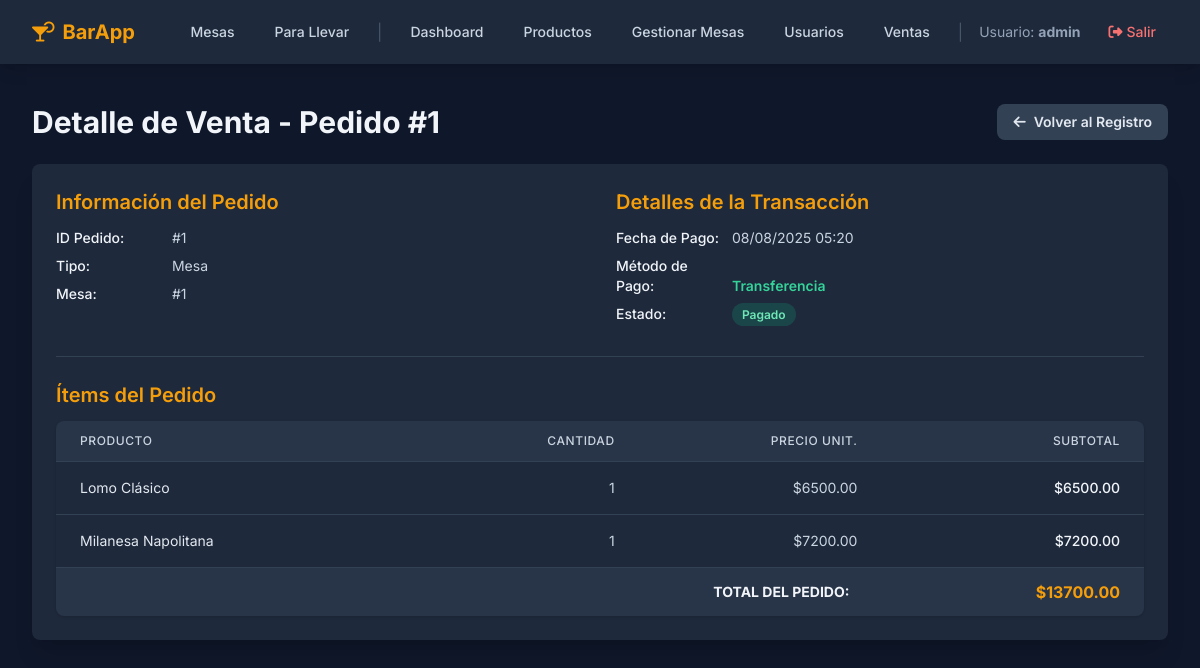
Page /admin/sale/detail/1?page=1&date= (signed in) on the committed database.
### app/models.py (models this page shows, shortened)
class User(UserMixin, db.Model):
    id = db.Column(db.Integer, primary_key=True)
    username = db.Column(db.String(80), unique=True, nullable=False)
    password_hash = db.Column(db.String(256), nullable=False)
    role = db.Column(db.String(20), nullable=False, default='mozo')

class Order(db.Model):
    id = db.Column(db.Integer, primary_key=True)
    type = db.Column(db.String(20), nullable=False)
    status = db.Column(db.String(20), nullable=False, default='Pendiente')
    customer_name = db.Column(db.String(100), nullable=True)
    total_amount = db.Column(db.Float, nullable=True, default=0.0)
    payment_method = db.Column(db.String(50), nullable=True) # NUEVO CAMPO
    created_at = db.Column(db.DateTime, default=datetime.utcnow)
    updated_at = db.Column(db.DateTime, default=datetime.utcnow, onupdate=datetime.utcnow)
    table_id = db.Column(db.Integer, db.ForeignKey('table.id'), nullable=True)
    table_assigned = db.relationship('Table', back_populates='orders')
    items = db.relationship('OrderItem', back_populates='order', cascade="all, delete-orphan")

class Table(db.Model):
    id = db.Column(db.Integer, primary_key=True)
    number = db.Column(db.Integer, unique=True, nullable=False)
    capacity = db.Column(db.Integer, nullable=False)
    status = db.Column(db.String(20), default='Vacía')
    orders = db.relationship('Order', back_populates='table_assigned', lazy='dynamic')

class OrderItem(db.Model):
    id = db.Column(db.Integer, primary_key=True)
    order_id = db.Column(db.Integer, db.ForeignKey('order.id'), nullable=False)
    product_id = db.Column(db.Integer, db.ForeignKey('product.id'), nullable=False)
    quantity = db.Column(db.Integer, nullable=False)
    unit_price = db.Column(db.Float, nullable=False)
    subtotal = db.Column(db.Float, nullable=False)
    order = db.relationship('Order', back_populates='items')
    product = db.relationship('Product')

class Product(db.Model):
    id = db.Column(db.Integer, primary_key=True)
    name = db.Column(db.String(100), unique=True, nullable=False)
    price = db.Column(db.Float, nullable=False)
    type = db.Column(db.String(50), nullable=False)
    stock = db.Column(db.Integer, default=0)

### app/admin.py (the view)
@admin_bp.route('/sale/detail/<int:order_id>')
@admin_required
def sale_detail_view(order_id):
    order = Order.query.get_or_404(order_id)
    return_page = request.args.get('page', 1, type=int)
    return_date_filter = request.args.get('date', '')
    return render_template('admin/sale_detail.html',
                           sale_order=order,
                           title=f"Detalle de Venta #{order.id}",
                           return_page=return_page,
                           return_date_filter=return_date_filter)

### app/utils.py (called while the page is built)
def admin_required(f):
    @wraps(f)
    def decorated_function(*args, **kwargs):
        if not current_user.is_authenticated or current_user.role != 'admin':
            flash("No tienes permiso para acceder a esta página. Se requiere rol de administrador.", "danger")
            return redirect(url_for('auth.login'))
        return f(*args, **kwargs)
    return decorated_function

### app/templates/admin/sale_detail.html
{% extends "layout.html" %}
{% block content %}
<div class="flex justify-between items-center mb-6">
    <h1 class="text-3xl font-bold text-slate-100">Detalle de Venta - Pedido #{{ sale_order.id }}</h1>
    <a href="{{ url_for('admin.sales_log', page=return_page, date=return_date_filter if return_date_filter else None) }}" class="px-4 py-2 rounded-lg text-sm font-semibold bg-slate-700 hover:bg-slate-600 transition-colors">
        <i class="fa-solid fa-arrow-left mr-2"></i>Volver al Registro
    </a>
</div>
<div class="bg-slate-800 p-6 rounded-lg shadow-xl">
    <div class="grid grid-cols-1 md:grid-cols-2 gap-x-8 gap-y-6 mb-6">
        <div>
            <h2 class="text-xl font-semibold text-amber-500 mb-3">Información del Pedido</h2>
            <div class="space-y-2 text-sm">
                <p class="text-slate-300"><strong class="font-medium text-slate-100 w-28 inline-block">ID Pedido:</strong> #{{ sale_order.id }}</p>
                <p class="text-slate-300"><strong class="font-medium text-slate-100 w-28 inline-block">Tipo:</strong> {{ sale_order.type }}</p>
                {% if sale_order.type == 'Mesa' and sale_order.table_assigned %}
                <p class="text-slate-300"><strong class="font-medium text-slate-100 w-28 inline-block">Mesa:</strong> #{{ sale_order.table_assigned.number }}</p>
                {% elif sale_order.type == 'Para Llevar' %}
                <p class="text-slate-300"><strong class="font-medium text-slate-100 w-28 inline-block">Cliente:</strong> {{ sale_order.customer_name or 'No especificado' }}</p>
                {% endif %}
            </div>
        </div>
        <div>
            <h2 class="text-xl font-semibold text-amber-500 mb-3">Detalles de la Transacción</h2>
            <div class="space-y-2 text-sm">
                 <p class="text-slate-300"><strong class="font-medium text-slate-100 w-28 inline-block">Fecha de Pago:</strong> {{ sale_order.updated_at.strftime('%d/%m/%Y %H:%M') }}</p>
                <p class="text-slate-300"><strong class="font-medium text-slate-100 w-28 inline-block">Método de Pago:</strong>
                    <span class="font-semibold text-emerald-400">{{ sale_order.payment_method or 'No registrado' }}</span>
                </p>
                <p class="text-slate-300"><strong class="font-medium text-slate-100 w-28 inline-block">Estado:</strong>
                    <span class="px-2.5 py-1 text-xs font-semibold rounded-full
                        {% if sale_order.status == 'Pagado' %}bg-emerald-500/20 text-emerald-300
                        {% elif sale_order.status == 'Venta Anulada' %}bg-red-500/20 text-red-300
                        {% else %}bg-slate-500/20 text-slate-300{% endif %}">
                        {{ sale_order.status }}
                    </span>
                </p>
            </div>
        </div>
    </div>
    <h2 class="text-xl font-semibold text-amber-500 mb-3 mt-8 border-t border-slate-700 pt-6">Ítems del Pedido</h2>
    {% if sale_order.items %}
    <div class="overflow-x-auto rounded-lg shadow">
        <table class="min-w-full divide-y divide-slate-700">
            <thead class="bg-slate-700/50">
                <tr>
                    <th class="px-6 py-3 text-left text-xs font-medium text-slate-300 uppercase tracking-wider">Producto</th>
                    <th class="px-4 py-3 text-right text-xs font-medium text-slate-300 uppercase tracking-wider">Cantidad</th>
                    <th class="px-4 py-3 text-right text-xs font-medium text-slate-300 uppercase tracking-wider">Precio Unit.</th>
                    <th class="px-6 py-3 text-right text-xs font-medium text-slate-300 uppercase tracking-wider">Subtotal</th>
                </tr>
            </thead>
            <tbody class="bg-slate-800 divide-y divide-slate-700">
                {% for item in sale_order.items %}
                <tr>
                    <td class="px-6 py-4 whitespace-nowrap text-sm text-slate-200">{{ item.product.name if item.product else 'Producto no disponible' }}</td>
                    <td class="px-4 py-4 whitespace-nowrap text-sm text-slate-300 text-right">{{ item.quantity }}</td>
                    <td class="px-4 py-4 whitespace-nowrap text-sm text-slate-300 text-right">${{ "%.2f"|format(item.unit_price) }}</td>
                    <td class="px-6 py-4 whitespace-nowrap text-sm text-slate-100 text-right font-medium">${{ "%.2f"|format(item.subtotal) }}</td>
                </tr>
                {% endfor %}
            </tbody>
            <tfoot class="bg-slate-700/50">
                <tr>
                    <td colspan="3" class="px-6 py-3 text-right text-sm font-bold text-slate-100 uppercase">Total del Pedido:</td>
                    <td class="px-6 py-3 text-right text-base font-bold text-amber-500">${{ "%.2f"|format(sale_order.total_amount) }}</td>
                </tr>
            </tfoot>
        </table>
    </div>
    {% else %}
    <p class="text-slate-500 py-4 text-center">Este pedido no tiene ítems registrados.</p>
    {% endif %}
</div>
{% endblock %}

### app/templates/layout.html (shortened to what this page needs)
<!DOCTYPE html>
<html lang="es">
<head>
    <script src="https://cdn.tailwindcss.com"></script>
    <link rel="stylesheet" href="https://cdnjs.cloudflare.com/ajax/libs/font-awesome/6.4.0/css/all.min.css">
</head>
<body class="bg-slate-900 text-slate-200">
    <nav class="bg-slate-800 shadow-lg sticky top-0 z-50">
        <div class="max-w-7xl mx-auto px-4 sm:px-6 lg:px-8">
            <div class="flex justify-between items-center h-16">
                <div class="flex-shrink-0">
                    <a class="text-xl font-bold text-amber-500 hover:text-amber-400 transition-colors" href="{{ url_for('index') }}">
                        <i class="fa-solid fa-martini-glass-citrus mr-2"></i>BarApp
                    </a>
                </div>
                <div class="hidden md:flex items-center space-x-4">
                    {% if current_user.is_authenticated %}
                        <a href="{{ url_for('mozo.tables_view') }}" class="px-3 py-2 rounded-md text-sm font-medium text-slate-300 hover:bg-slate-700 hover:text-white transition-colors">Mesas</a>
                        <a href="{{ url_for('mozo.takeaway_orders_view') }}" class="px-3 py-2 rounded-md text-sm font-medium text-slate-300 hover:bg-slate-700 hover:text-white transition-colors">Para Llevar</a>
                        {% if current_user.role == 'admin' %}
                            <span class="text-slate-600">|</span>
                            <a href="{{ url_for('admin.dashboard') }}" class="px-3 py-2 rounded-md text-sm font-medium text-slate-300 hover:bg-slate-700 hover:text-white transition-colors">Dashboard</a>
                            <a href="{{ url_for('admin.products') }}" class="px-3 py-2 rounded-md text-sm font-medium text-slate-300 hover:bg-slate-700 hover:text-white transition-colors">Productos</a>
                            <a href="{{ url_for('admin.manage_tables') }}" class="px-3 py-2 rounded-md text-sm font-medium text-slate-300 hover:bg-slate-700 hover:text-white transition-colors">Gestionar Mesas</a>
                            <a href="{{ url_for('admin.manage_users') }}" class="px-3 py-2 rounded-md text-sm font-medium text-slate-300 hover:bg-slate-700 hover:text-white transition-colors">Usuarios</a>
                            <a href="{{ url_for('admin.sales_log') }}" class="px-3 py-2 rounded-md text-sm font-medium text-slate-300 hover:bg-slate-700 hover:text-white transition-colors">Ventas</a>
                        {% endif %}
                        <span class="text-slate-600">|</span>
                        <span class="text-slate-400 text-sm">Usuario: <strong>{{ current_user.username }}</strong></span>
                        <a href="{{ url_for('auth.logout') }}" class="px-3 py-2 rounded-md text-sm font-medium text-red-400 hover:bg-red-500 hover:text-white transition-colors">
                            <i class="fa-solid fa-right-from-bracket mr-1"></i>Salir
                        </a>
                    {% else %}
                        <a href="{{ url_for('auth.login') }}" class="px-3 py-2 rounded-md text-sm font-medium text-slate-300 hover:bg-slate-700 hover:text-white transition-colors">Ingresar</a>
                    {% endif %}
                </div>
            </div>
        </div>
    </nav>
    <main class="max-w-7xl mx-auto mt-6 px-4 sm:px-6 lg:px-8 py-4">
        {% block content %}{% endblock %}
    </main>
</body>
</html>

### app/templates/layout.html (style rules this page uses)
body { font-family: 'Inter', sans-serif; -webkit-font-smoothing: antialiased; -moz-osx-font-smoothing: grayscale; }

### rows in the picture
User: username "admin"
Order: id "1", type "Mesa", updated_at "08/08/2025 05:20", payment_method "Transferencia", status "Pagado", total_amount "13700.00"
Table: table_assigned.number "1"
OrderItem: product "Lomo Clásico", quantity "1", unit_price "6500.00", subtotal "6500.00"
OrderItem: product "Milanesa Napolitana", quantity "1", unit_price "7200.00", subtotal "7200.00"
